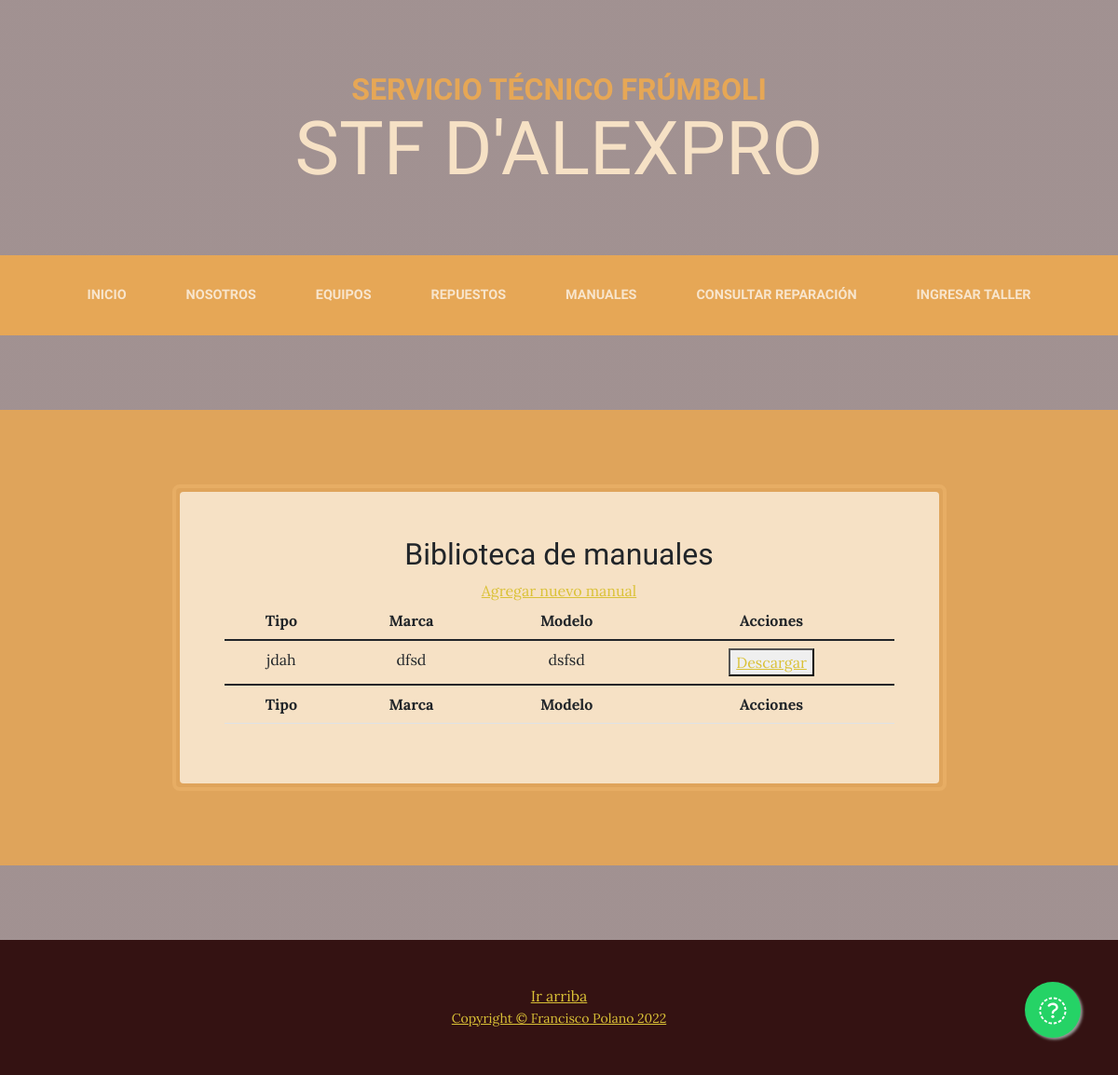
/AppSTF/manuales, run on an earlier commit of the app's database.
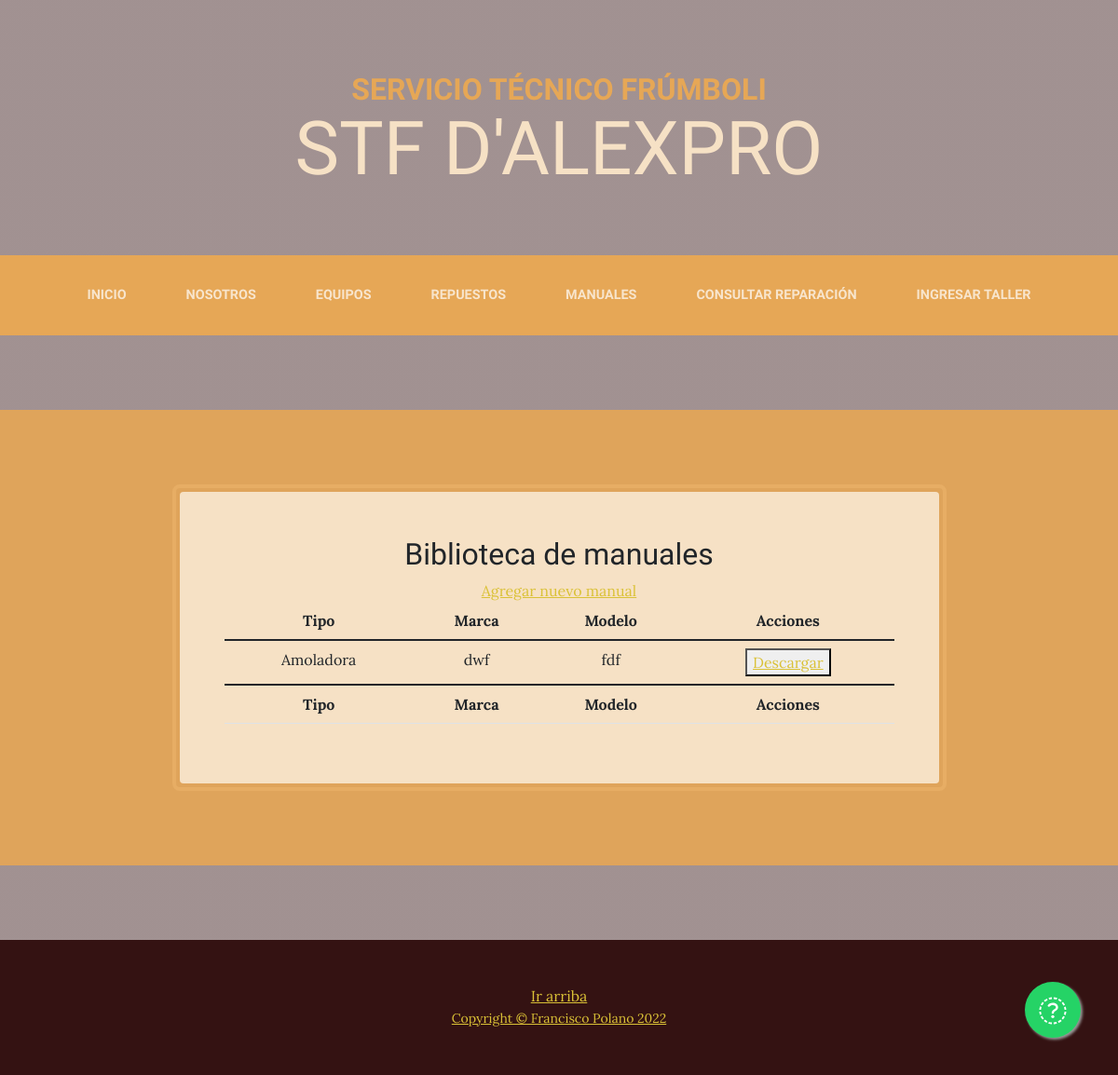
And on a later commit of the database.
### AppSTF/models.py (models this page shows, shortened)
class Manuales(models.Model):
    tipo = models.CharField(max_length=60)
    marca = models.CharField(max_length=60)
    modelo = models.CharField(max_length=60)
    archivo = models.FileField(upload_to='manuales')

### AppSTF/views.py (the view)
# urls.py: path('manuales', views.manualesLista, name="Manuales lista"),
def manualesLista(request):
    manuales = Manuales.objects.all()
    return render(request, "AppSTF/Manuales/manualesLista.html",{'datos':manuales})

### AppSTF/templates/AppSTF/Manuales/manualesLista.html (shortened to what this page needs)
{% extends 'AppSTF/padre.html' %}
{% load static %}
{% block cuerpo %}
<section class="page-section cta">
    <div class="container">
        <div class="row">
            <div class="col-xl-9 mx-auto">
                <div class="cta-inner bg-faded text-center rounded">
                    <h2> Biblioteca de manuales </h2>
                    <a href="{% url 'Manuales alta' %}">Agregar nuevo manual</a>
                    <table class="table" id="Listamanuales">
                        <thead>
                            <tr>
                                <th>Tipo</th>
                                <th>Marca</th>
                                <th>Modelo</th>
                                <th>Acciones</th>
                            </tr>
                        </thead>
                        <tbody>
                            {% if datos %}
                                {% for manual in datos %}
                                    <tr>
                                        <td>{{manual.tipo}}</td>
                                        <td>{{manual.marca}}</td>
                                        <td>{{manual.modelo}}</td>
                                        <td>
                                            <button>
                                                <a href="{% url 'Manuales descarga' manual.id %}" download> Descargar</a>
                                            </button>
                                        </td>
                                    </tr>
                                {% endfor %}
                            {% else %}
                                <tr><td>No hay manuales disponibles</td></tr>
                            {% endif %}
                        </tbody>
                        <tfoot>
                            <tr>
                                <th>Tipo</th>
                                <th>Marca</th>
                                <th>Modelo</th>
                                <th>Acciones</th>
                            </tr>
                        </tfoot>
                    </table>
                </div>
            </div>
        </div>
    </div>
</section>
{% endblock %}

What changed in the data, as far as the page shows it:
removed Manuales: tipo "jdah", marca "dfsd", modelo "dsfsd"
added Manuales: tipo "Amoladora", marca "dwf", modelo "fdf"
